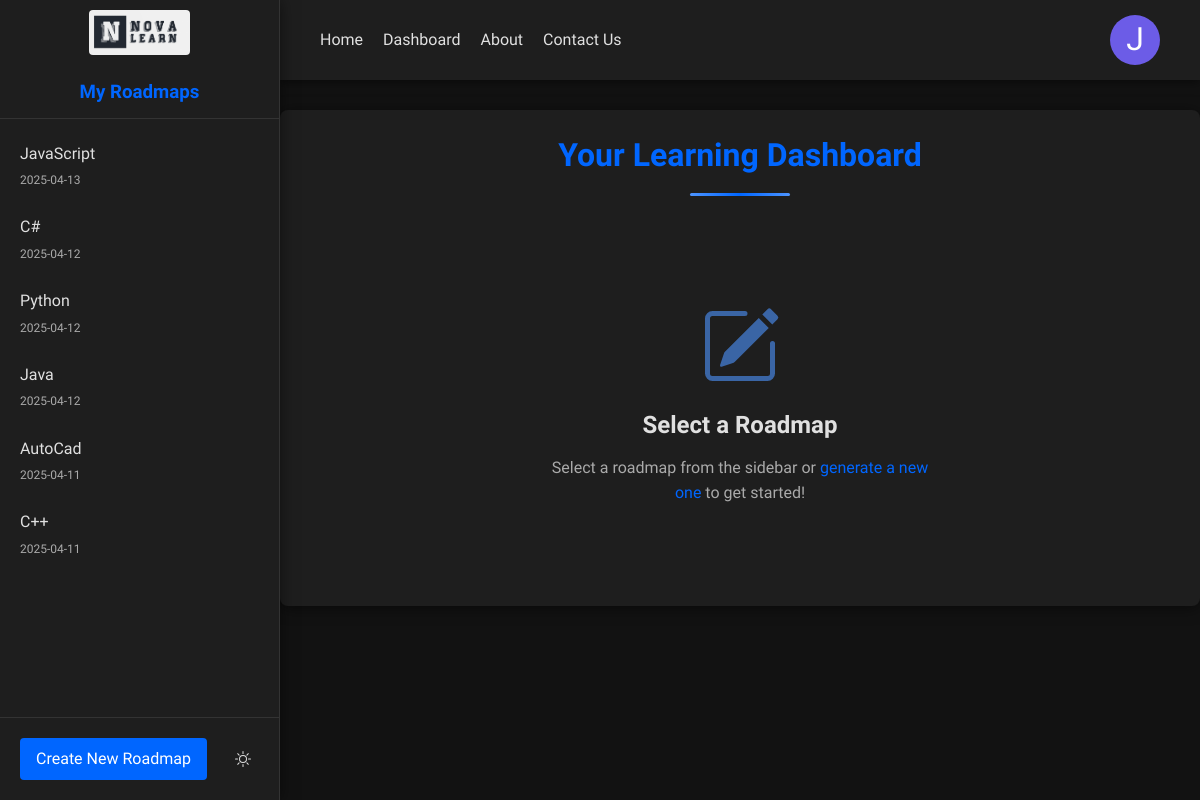
/dashboard (signed in), run on the app's committed database.
### tables this page shows
CREATE TABLE roadmaps (
        id INTEGER PRIMARY KEY AUTOINCREMENT,
        subject TEXT NOT NULL,
        content TEXT NOT NULL,
        created_at TIMESTAMP DEFAULT CURRENT_TIMESTAMP,
        user_id TEXT DEFAULT 'anonymous'
    );

### app.py (the view, shortened to what this page needs)
@app.route("/dashboard", methods=["GET"])
def dashboard():
    if "user_id" not in session:
        return redirect(url_for("login"))
    user_id = session.get("user_id")
    user = {
        "id": user_id,
        "name": session.get("user_name"),
        "email": session.get("user_email"),
    }
    roadmaps = get_all_roadmaps_for_user(user_id)
    current_roadmap_id = session.get("current_roadmap_id")
    current_roadmap = None
    return render_template(
        "main.html", roadmaps=roadmaps, roadmap=current_roadmap, user=user
    )

### app.py (called while the page is built)
def get_all_roadmaps_for_user(user_id):
    conn = sqlite3.connect("instance/roadmaps.db")
    conn.row_factory = sqlite3.Row
    cursor = conn.cursor()
    cursor.execute(
        "SELECT id, subject, content, created_at FROM roadmaps WHERE user_id = ? ORDER BY created_at DESC",
        (user_id,),
    )
    roadmaps = cursor.fetchall()
    conn.close()
    result = []
    for roadmap in roadmaps:
        result.append(
            {
                "id": roadmap["id"],
                "subject": roadmap["subject"],
                "content": roadmap["content"],
                "created_at": roadmap["created_at"],
            }
        )
    return result

### templates/main.html (shortened to what this page needs)
<!DOCTYPE html>
<html lang="en">
  <head>
    <link
      rel="stylesheet"
      href="{{ url_for('static', filename='css/main.css') }}"
    />
    <link
      rel="stylesheet"
      href="https://cdnjs.cloudflare.com/ajax/libs/animate.css/4.1.1/animate.min.css"
    />
  </head>
  <body class="dark-mode">
    <div class="main-container">
      <aside class="sidebar">
        <div class="sidebar-header">
          <a href="/" id="logo">
            <img
              id="logo-img"
              her
              src="{{ url_for('static', filename='Img/image.png') }}"
              alt="Logo"
            />
          </a>
          <h3>My Roadmaps</h3>
        </div>
        <div class="sidebar-content">
          <ul class="roadmap-list">
            {% if roadmaps %} {% for map in roadmaps %}
            <li
              class="roadmap-item {{ 'active' if roadmap and roadmap.id == map.id else '' }}"
            >
              <a href="/view-roadmap/{{ map.id }}">
                <span class="roadmap-title">{{ map.subject }}</span>
                <span class="roadmap-date"
                  >{{ map.created_at.split(' ')[0] }}</span
                >
              </a>
            </li>
            {% endfor %} {% else %}
            <li class="empty-list">No saved roadmaps yet</li>
            {% endif %}
          </ul>
        </div>
        <div class="sidebar-footer">
          <a href="/" class="new-roadmap-btn">Create New Roadmap</a>
          <button id="toggle-theme" class="theme-toggle">
          </button>
        </div>
      </aside>
      <main class="content">
        <header>
          <nav>
            <ul class="nav-list">
              <li><a href="/">Home</a></li>
              <li><a href="{{ url_for('dashboard') }}">Dashboard</a></li>
              <li>
                <a href="{{ url_for('static', filename='html/about.html') }}"
                  >About</a
                >
              </li>
              <li>
                <a
                  href="{{ url_for('static', filename='html/Contact-Us.html') }}"
                  >Contact Us</a
                >
              </li>
            </ul>
            <div class="login">
              <div class="profile-circle">
                {% if user %} {{ user.name[0] | upper }} {% endif %}
              </div>
            </div>
          </nav>
        </header>
        <div class="dashboard-container animate__animated animate__fadeIn">
          <h1 class="dashboard-title">Your Learning Dashboard</h1>
          {% if roadmap %}
          <div class="saved-roadmap animate__animated animate__fadeInUp">
            <h2>{{ roadmap.subject }}</h2>
            <div class="roadmap-details">
              <span class="roadmap-date"
                >Created: {{ roadmap.created_at }}</span
              >
            </div>
            <div class="roadmap-content scroll-reveal">
              {{ roadmap.content | md_to_html }}
            </div>
            <div class="quiz-section">
              <a href="{{ url_for('quiz_page', subject='{{ roadmap.subject }}') }}">
                <button id="generate-quiz" class="quiz-button">
                  Generate Quiz
                </button>
              </a>
            </div>
          </div>
          {% else %}
          <div class="no-roadmap animate__animated animate__fadeInUp">
            <div class="empty-state">
              <h2>Select a Roadmap</h2>
              <p>
                Select a roadmap from the sidebar or
                <a href="/">generate a new one</a> to get started!
              </p>
            </div>
          </div>
          {% endif %}
        </div>
      </main>
    </div>
  </body>
</html>

### data on the page
roadmaps: subject "JavaScript", created_at "2025-04-13"
roadmaps: subject "C#", created_at "2025-04-12"
roadmaps: subject "Python", created_at "2025-04-12"
roadmaps: subject "Java", created_at "2025-04-12"
roadmaps: subject "AutoCad", created_at "2025-04-11"
roadmaps: subject "C++", created_at "2025-04-11"

### other printed values
{{ user.name[0] | upper }} "J"
